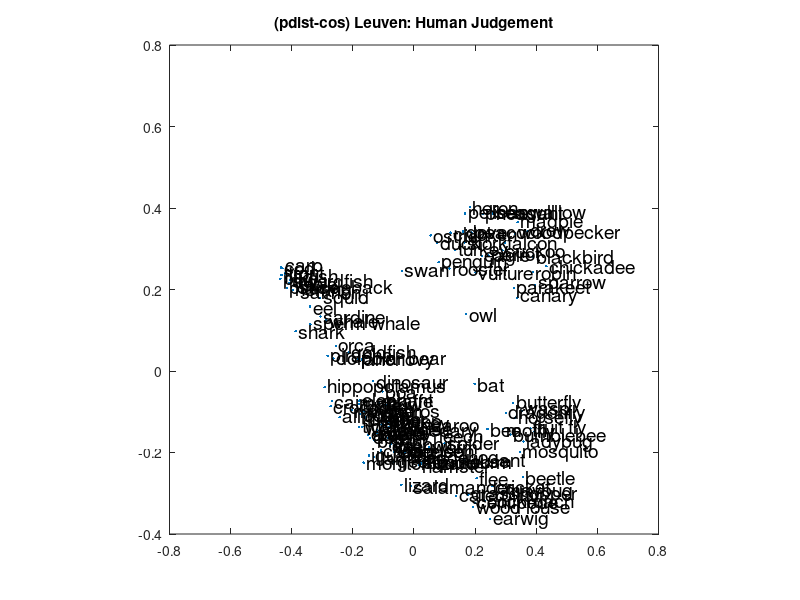
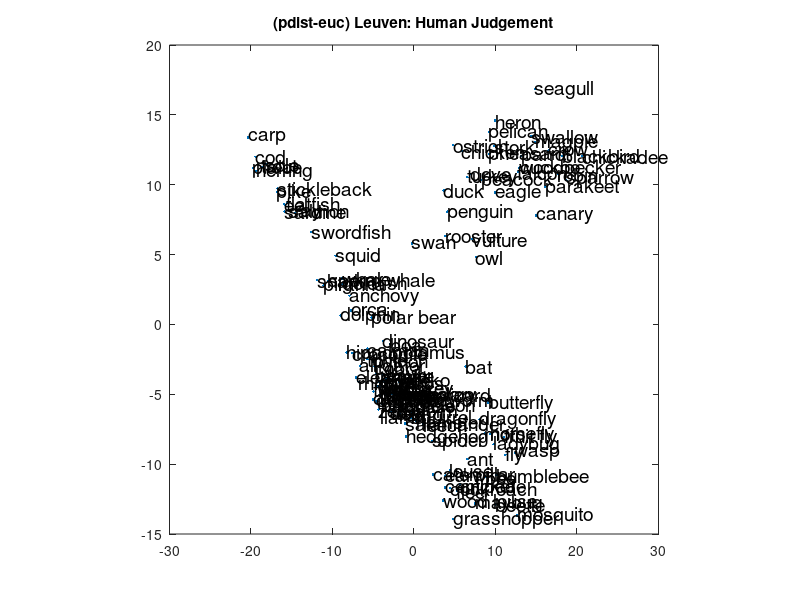
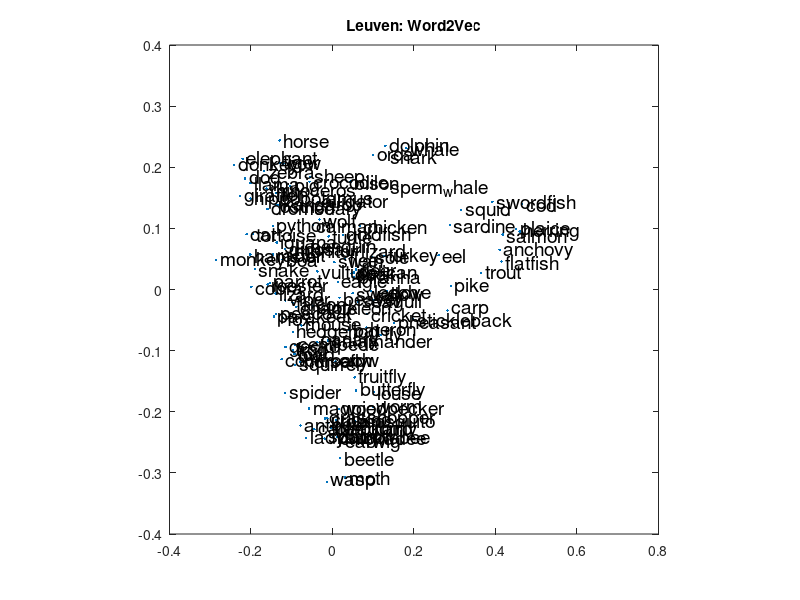
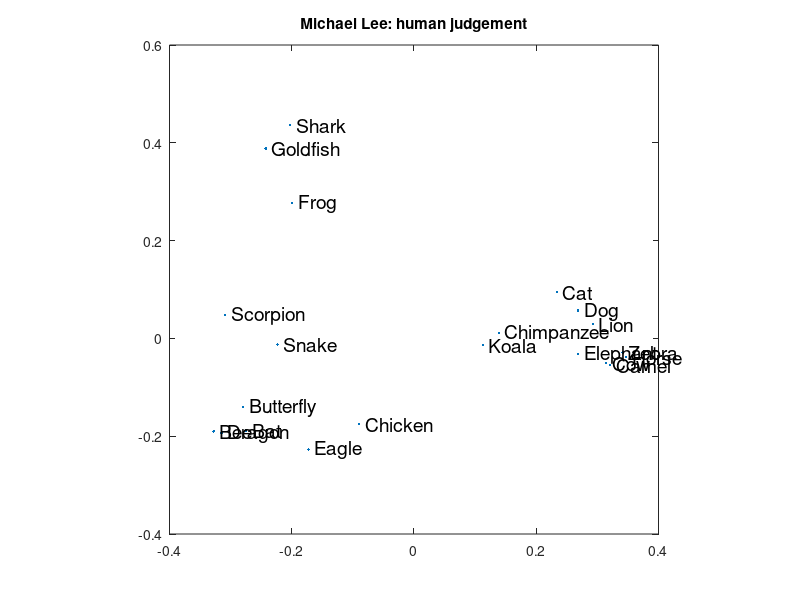

The MATLAB script that drew these images, in order:
clear all; close all; home;

%% (pdist-cos) Leuven: Human Judgement
load cos_Leuven.mat

[Y,eigvals] = cmdscale(s);


figure;
plot(Y(:,1),Y(:,2),'.');
text(Y(:,1)+0.01,Y(:,2),labs,'FontSize', 14)
title('(pdist-cos) Leuven: Human Judgement')
axis auto square;
%% (pdist-euc) Leuven: Human Judgement
load euc_Leuven.mat

[Y,eigvals] = cmdscale(s);


figure;
plot(Y(:,1),Y(:,2),'.');
text(Y(:,1)+0.01,Y(:,2),labs,'FontSize', 14)
title('(pdist-euc) Leuven: Human Judgement')
axis auto square;

%% Leuven: Word2Vec
load W2V_Leuven.mat

[Y,eigvals] = cmdscale(s);


figure;
plot(Y(:,1),Y(:,2),'.');
text(Y(:,1)+0.01,Y(:,2),labs,'FontSize', 14)
title('Leuven: Word2Vec')
axis auto square;

%% Michael Lee: Human Judgement
load ML.mat

[Y,eigvals] = cmdscale(s);


figure;
plot(Y(:,1),Y(:,2),'.');
text(Y(:,1)+0.01,Y(:,2),labs,'FontSize', 14)
title('Michael Lee: human judgement')
axis auto square;
%% Michael Lee: Word2Vec
load W2V_ML.mat

[Y,eigvals] = cmdscale(s);


figure;
plot(Y(:,1),Y(:,2),'.');
text(Y(:,1)+0.01,Y(:,2),labs,'FontSize', 14)
title('Michael Lee: Word2Vec')
axis auto square;
%% Comparison: Leuven-Cosine: Feature Rating
load Comp_cos_leuven.mat

[Y,eigvals] = cmdscale(s);


figure;
plot(Y(:,1),Y(:,2),'.');
text(Y(:,1)+0.01,Y(:,2),labs,'FontSize', 14)
title('Comparison: Leuven-Cosine: Feature Rating')
axis auto square;

%% Comparison: Leuven-Euclidean: Feature Rating
load Comp_euc_leuven.mat

[Y,eigvals] = cmdscale(s);


figure;
plot(Y(:,1),Y(:,2),'.');
text(Y(:,1)+0.01,Y(:,2),labs,'FontSize', 14)
title('Comparison: Leuven-Euclidean: Feature Rating')
axis auto square;

%% Comparison: Michael Lee: Similarity Rating
load Comp_ML.mat

[Y,eigvals] = cmdscale(s);


figure;
plot(Y(:,1),Y(:,2),'.');
text(Y(:,1)+0.01,Y(:,2),labs,'FontSize', 14)
title('Comparison: Michael Lee: Similarity Rating')
axis auto square;

%% Additional Exploration
load additional_exploration.mat

[Y,eigvals] = cmdscale(s);


figure;
plot(Y(:,1),Y(:,2),'.');
text(Y(:,1)+0.01,Y(:,2),labs,'FontSize', 14)
title('ML Human judgement: with additional higher hierarchical animal words')
axis auto square;





